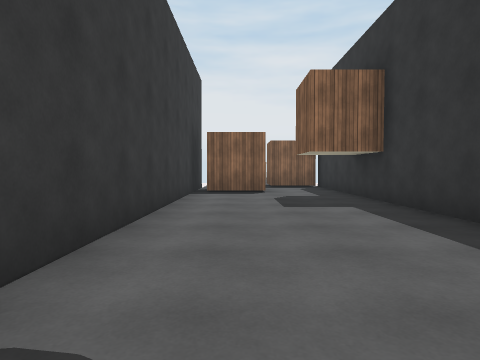
[1] (above)

13 first-person views from a walk through a Unity game level. The camera is 1.2 m above the floor, tilts 2° down and sees 75° across. The floor is counted in squares, 2 m on a side. Each view is taken from the middle of a square. On the plan, view 1 faces up. The plan holds only what a view shows up to about 9 squares ahead; the rest is blank. The player character is not drawn. Some surface patterns are stand-ins.

[2]
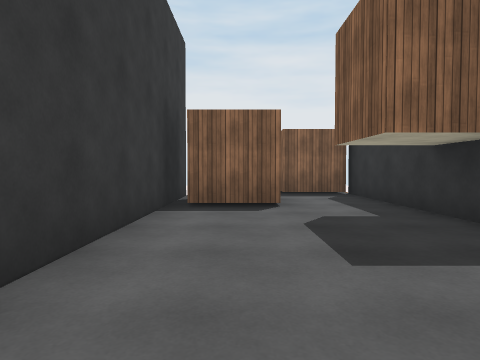

[3]
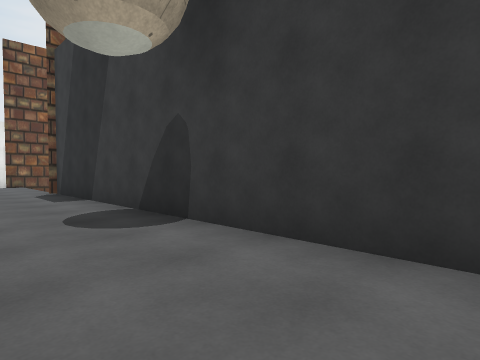

[4]
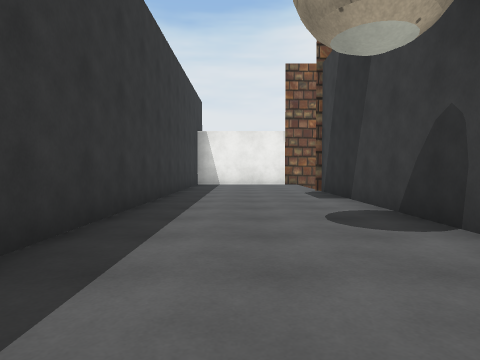

[5]
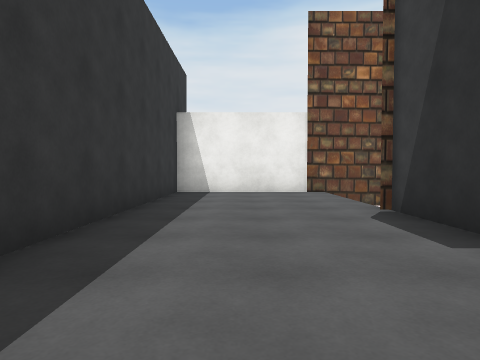

[6]
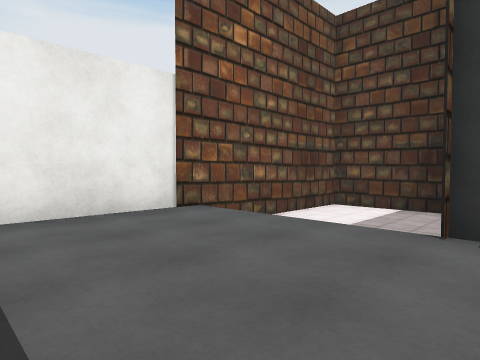

[7]
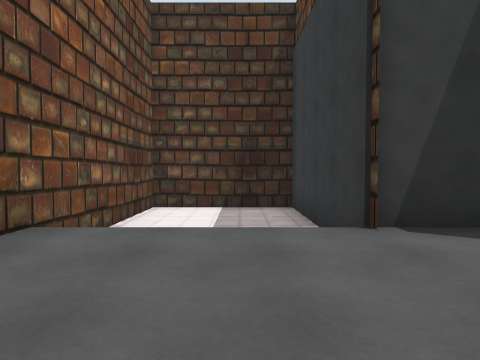

[8]
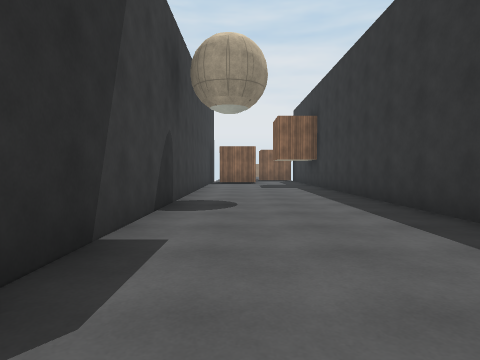

[9]
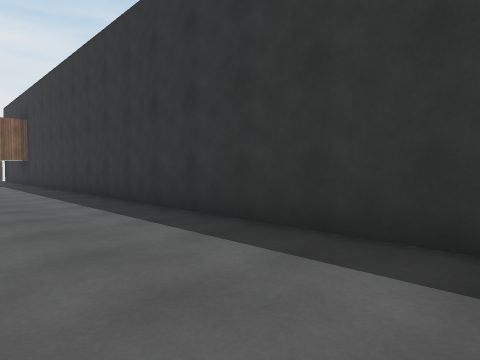

[10]
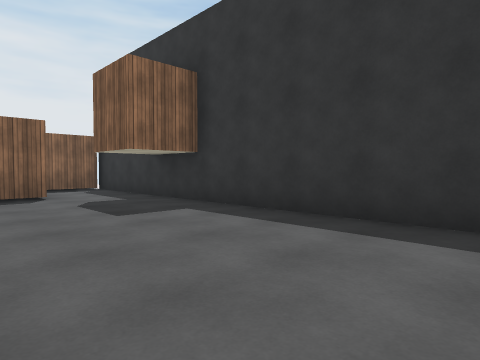

[11]
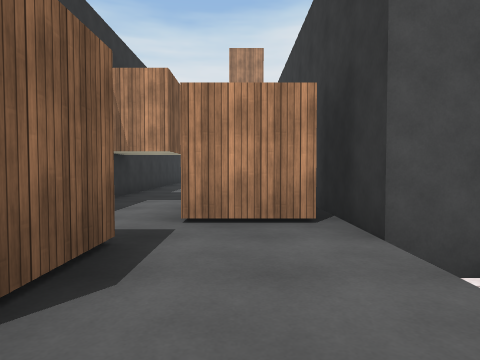

[12]
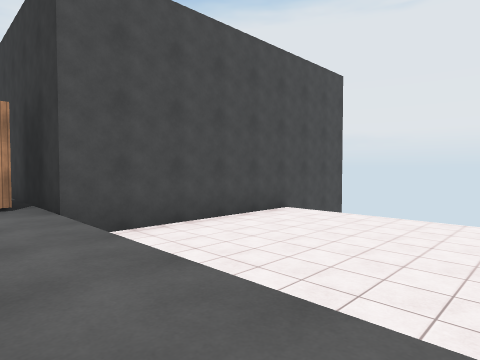

[13]
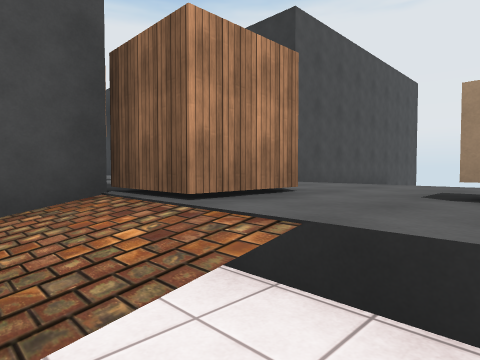

### Floor plan
Key: @ floor where view 1 was taken; # wall or solid block; . main floor; - floor 0.75 m lower than the main floor; / step, stairs or slope; v drop or lower ground; C cube.
Columns run from 7 left of view 1 to 4 right of it. Each row starts with its distance up from view 1.
 15    ---..
 14  -----..C.--
 13  ----//...//
 12  ----//.##//
 11  ----//.##//
 10 ######...###
  9      #.#..#
  8      #....#
  7      #....#
  6      #....#
  5      #....#
  4      #....#
  3      #....#
  2      #....#
  1      #....#
  0      #.@..#
 -1      #....#
 -2      #....#
 -3      #....#
 -4      #....#
 -5  #vvvvv...#
 -6  vvvv ....#
 -7  vvvv ....#
 -8  #####....#
 -9      ######

Where each view was taken, in squares from view 1:
view 1: 0 up, 0 right, facing up
view 2: 3 up, 0 right, facing up
view 3: 4 up, 1 right, facing down-left
view 4: 4 up, 1 right, facing down
view 5: 0 up, 1 right, facing down
view 6: 4 down, 2 right, facing down-left
view 7: 6 down, 2 right, facing left
view 8: 5 down, 0 right, facing up
view 9: 8 down, 0 right, facing up-right
view 10: 1 up, 1 left, facing up-right
view 11: 13 up, 0 right, facing down
view 12: 15 up, 0 right, facing down-left
view 13: 14 up, 4 right, facing down-left
